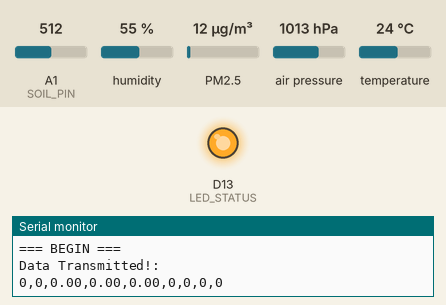
Recording of a program running on a simulated STM32 Nucleo. On the bench: output pins drawn as LEDs (lit = HIGH), the last lines printed to the serial monitor. The inputs (shaded band) are chosen by the test bench; at power-on: A1 (SOIL_PIN) = 512, humidity 55 %, PM2.5 12 µg/m³, air pressure 1013 hPa, temperature 24 °C. The modem accepts every AT command (registered, SIM ready, sends succeed) and sends nothing else.

Above: at 0.1 s.
At 2.9 s:
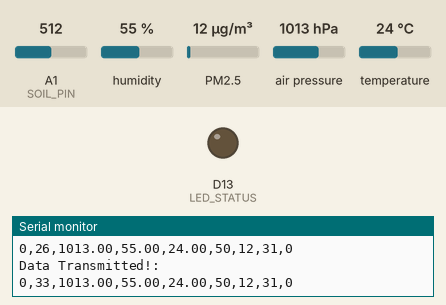
Timing chart, 0 to 4.4 s (numbered marks = the images above):
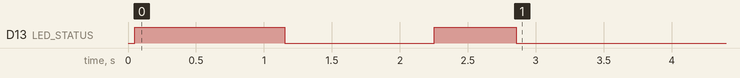

Measured:
- by itself, D13 (LED_STATUS): LOW → HIGH at 0.05 s, → LOW 1.1 s later, → HIGH 1.1 s later, → LOW 0.60 s later

The program:

main.cpp
```cpp
/**
 * Includes
 */
#include <Arduino.h>
#include <Wire.h>
#include <SPI.h>
#include <HardwareTimer.h>

/**
 * Sensor Includes
 */
#include <Adafruit_BME280.h>
#include <Adafruit_CCS811.h>
#include <GP2YDustSensor.h>
#include <TinyGPS++.h>

/**
 * Private Includes
 */
#include "definitions.h"
#include "vnet_tools.h"

/**
 * Definitions/Constants
 */
//#define USE_GPS
#define USE_SERIALIZE
#define LED_STATUS    PA5
#define SHARP_LED_PIN PB3   // Sharp Dust/particle sensor LED Pin
#define SHARP_VO_PIN  A0    // Sharp Dust/particle analog pin
#define SOIL_PIN      A1

/**
 * Serial Pinouts
 * \n
 * Serial1 RX, TX = PA10, PA9
 * PA10 to D2
 * PA9  to D3
 * \n
 * Serial6 RX, TX = PC7,  PC6
 */
#define SerialComm    Serial1

#ifdef USE_GPS
#define SerialGPS     Serial6
#endif

/**
 * Global variables
 */
HardwareTimer timer_sensor(TIM2);
HardwareTimer timer_print(TIM3);

GP2YDustSensor gp2y(GP2YDustSensorType::GP2Y1010AU0F, SHARP_LED_PIN, SHARP_VO_PIN);
Adafruit_BME280 bme280;
Adafruit_CCS811 ccs811;


#ifdef USE_GPS
TinyGPSPlus gps;
#endif

Data_t dat;
Sensor_Status_t status;

extern uint8_t get_risk();

extern uint8_t is_fire();

extern void publish_Data();

extern void callback_print_Data();

extern void callback_read_Sensors();

extern PHT_t read_PHT();

void setup() {
    /**
     * Pin Setup
     */
    pinMode(LED_STATUS, OUTPUT);
    pinMode(SOIL_PIN, INPUT);

    /**
     * Timer Setup
     */
    timer_sensor.setOverflow(0'250'000, MICROSEC_FORMAT);
    timer_sensor.attachInterrupt(callback_read_Sensors);
    timer_sensor.resume();

    timer_print.setOverflow(1'000'000, MICROSEC_FORMAT);
    timer_print.attachInterrupt(callback_print_Data);
    timer_print.resume();

    /**
     * Begin Devices
     */
    Serial.begin(115200);
    SerialComm.begin(9600);

    status = {
            bme280.begin(0x76, &Wire),
            ccs811.begin(0x5a, &Wire)
    };
    gp2y.begin();

    Serial.println("=== BEGIN ===");
}

void loop() {
    /**
     * Uninterrupted GPS polling
     */
#ifdef USE_GPS
    while (SerialGPS.available()) {
        gps.encode(SerialGPS.read());
    }
    if (gps.location.isValid()) {
        dat.gps = {
                gps.location.lat(),
                gps.location.lng(),
                gps.altitude.meters()
        };
    }
#endif

    if (SerialComm.available()) {
        delay(50);
        while (SerialComm.available()) SerialComm.read();
        publish_Data();
        delay(50);
    }

    dat.dust_ug = gp2y.getDustDensity();
    delay(500);
}

void publish_Data() {
    Serial.println("Data Transmitted!: ");
    Serial.println(build_string(
            dat.id,
            dat.counter,
            dat.pht.pressure,
            dat.pht.humidity,
            dat.pht.temperature,
            dat.moisture,
            dat.dust_ug,
            dat.risk,
            dat.is_fire
    ));
    Serial.println();

#ifdef USE_SERIALIZE
    SerialComm.write(start_bits, sizeof(start_bits));
    SerialComm.write((uint8_t *) &dat, sizeof(dat));
    SerialComm.write(stop_bits, sizeof(stop_bits));
#else
    SerialComm.println(build_string(
            dat.id,
            dat.counter,
            dat.pht.pressure,
            dat.pht.humidity,
            dat.pht.temperature,
            dat.moisture,
            dat.dust_ug,
            dat.risk,
            dat.is_fire
    ));
#endif
    digitalToggle(LED_STATUS);
}

void callback_print_Data() {
    Serial.println("Data Now: ");
    Serial.println(build_string(
            dat.id,
            dat.counter,
            dat.pht.pressure,
            dat.pht.humidity,
            dat.pht.temperature,
            dat.moisture,
            dat.dust_ug,
            dat.risk,
            dat.is_fire
    ));
    Serial.println();
}

void callback_read_Sensors() {
    dat.pht = read_PHT();
//    dat.dust_ug = gp2y.getDustDensity();
    dat.moisture = DMAP((int32_t) analogRead(SOIL_PIN), 0, 1023, 100, 0);

    dat.risk = get_risk();
    dat.is_fire = is_fire();
    ++dat.counter;
}

PHT_t read_PHT() {
    if (!status.bme280) return {};
    return {
            bme280.readPressure() / 100.f,
            bme280.readHumidity(),
            bme280.readTemperature()
    };
}

uint8_t get_risk() {
    float risk_factors = 0;

    // Temperature too high
    float temperature = constrain(dat.pht.temperature, 30.f, 85.f);
    risk_factors += 1.f * map_val(temperature, 30.f, 85.f, 0.f, 100.f);

    // Humidity too low
    risk_factors += 1.f * map_val(dat.pht.humidity, 0.f, 100.f, 100.f, 0.f);

    // Soil moisture too low
    risk_factors += 1.f * (float) map_val((int32_t) dat.moisture, 0l, 100l, 100l, 0l);

    return (uint8_t) (risk_factors / 3);
}

uint8_t is_fire() {
    return dat.dust_ug > 250 || dat.risk > 75;
}
```

definitions.h
```cpp
#ifndef EMB_FOREST_FIRE_DEFINITIONS_H
#define EMB_FOREST_FIRE_DEFINITIONS_H

typedef struct {
    volatile float pressure;
    volatile float humidity;
    volatile float temperature;
} PHT_t;

typedef struct {
    uint16_t tvoc;
    uint16_t co2;
} CO_t;

typedef struct {
    volatile double latitude;
    volatile double longitude;
    volatile double altitude;
} GPS_t;

typedef struct {
    volatile uint8_t id;
    volatile uint32_t counter;
    PHT_t pht;
    volatile uint32_t moisture;
    volatile uint16_t dust_ug;
    volatile uint8_t risk;
    volatile uint8_t is_fire;
} Data_t;

typedef struct {
    bool bme280;
    bool ccs811;
} Sensor_Status_t;

constexpr uint8_t start_bits[] = {0xee, 0xfe, 0xee, 0xfe};
constexpr uint8_t stop_bits[] = {0xff, 0xfe, 0xff, 0xfe};

#endif //EMB_FOREST_FIRE_DEFINITIONS_H
```

vnet_tools.h
```cpp
#ifndef VNET_TOOLS_H
#define VNET_TOOLS_H

#include <Arduino.h>

#define DMAP(x, in_min, in_max, out_min, out_max) (((x) - (in_min)) * ((out_max) - (out_min)) / ((in_max) - (in_min)) + (out_min))

template<typename T>
T map_val(T x, T in_min, T in_max, T out_min, T out_max) {
    return (x - in_min) * (out_max - out_min) / (in_max - in_min) + out_min;
}


/**
 * Build Arduino String from multiple fields, separated by commas.
 * @param last Value
 * @return built Arduino String
 */
template<typename T>
String build_string(T last) {
    return String(last);
}

/**
 * Build Arduino String from multiple fields, separated by commas.
 * @param first Value
 * @param args Values
 * @return built Arduino String
 */
template<typename T, typename... Ts>
String build_string(T first, Ts... args) {
    String s0 = "";
    s0 += String(first) + "," + build_string<Ts...>(args...);
    return s0;
}

template<typename S = HardwareSerial, S *stream = &Serial, typename T>
void write_stream(T last) {
    stream->write(last);
}

template<typename S = HardwareSerial, S *stream = &Serial, typename T, typename... Ts>
void write_stream(T first, Ts... args) {
    stream->write(first);
    write_stream<S, stream, Ts...>(args...);
}

#ifdef __arm__
// should use uinstd.h to define sbrk but Due causes a conflict
extern "C" char *sbrk(int incr);
#else  // __ARM__
extern char *__brkval;
#endif  // __arm__

/**
 * Get Free RAM Memory
 * @return free memory remaining
 */
size_t free_memory() {
    char top;
#ifdef __arm__
    return &top - reinterpret_cast<char *>(sbrk(0));
#elif defined(CORE_TEENSY) || (ARDUINO > 103 && ARDUINO != 151)
    return &top - __brkval;
#else  // __arm__
    return __brkval ? &top - __brkval : &top - __malloc_heap_start;
#endif  // __arm__
}

#endif //VNET_TOOLS_H
```
